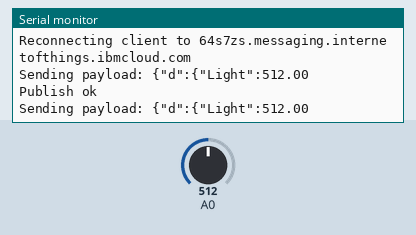
Simulated run of this sketch. Board: ESP8266 (NodeMCU). On the bench: the last lines printed to the serial monitor. The inputs (shaded band) are chosen by the test bench; at power-on: A0 = 512. WiFi joins after 1.5 s; servers stay silent unless stated; no MQTT or app messages arrive unless stated.

Above: at 2.7 s.
2.8 s: A0 set to 716
At 2.96 s:
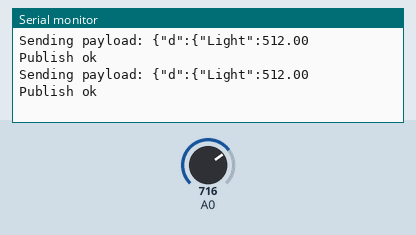
4.3 s: A0 set to 900
At 4.8 s:
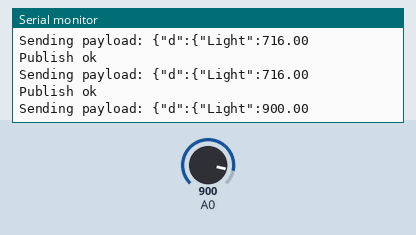
Timing chart, 0 to 7.3 s (numbered marks = the images above; inputs shaded):
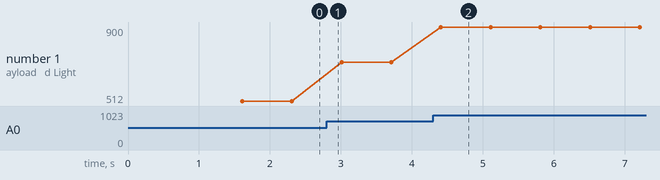

Measured:
- after the input at 4.3 s, the serial monitor: prints a new line after 0.11 s (image 2)
- plotted number 1: 512 → 716 after the input at 2.8 s, 716 → 900 after the input at 4.3 s

The sketch:

SmartLightMonitor.ino
```cpp
#include <ESP8266WiFi.h>
#include <PubSubClient.h>

//-------- Customise these values -----------
const char* ssid = "YOU";
const char* password = "sbvizag2019";
//String command;
#define ORG "64s7zs"
#define DEVICE_TYPE "ASH"
#define DEVICE_ID "ash8080"
#define TOKEN "VIP12345"
//-------- Customise the above values --------

char server[] = ORG ".messaging.internetofthings.ibmcloud.com";
char topic[] = "iot-2/evt/Data/fmt/json";
char authMethod[] = "use-token-auth";
char token[] = TOKEN;
char clientId[] = "d:" ORG ":" DEVICE_TYPE ":" DEVICE_ID;

WiFiClient wifiClient;
PubSubClient client(server, 1883,wifiClient);

void setup() {
 Serial.begin(9600);
 Serial.println();
 Serial.print("Connecting to ");
 Serial.print(ssid);
 WiFi.begin(ssid, password);
 while (WiFi.status() != WL_CONNECTED) {
 delay(500);
 Serial.print(".");
 }
 Serial.println("");

 Serial.print("WiFi connected, IP address: ");
 Serial.println(WiFi.localIP());
}

void loop() {
float l = analogRead(A0);

PublishData(l);
 if (!client.loop()) {
    mqttConnect();
  }
delay(100);
}
void mqttConnect() {
  if (!client.connected()) {
    Serial.print("Reconnecting MQTT client to "); Serial.println(server);
    while (!client.connect(clientId, authMethod, token)) {
      Serial.print(".");
      delay(500);
    }
    initManagedDevice();
    Serial.println();
  }
}
void initManagedDevice() {
  if (client.subscribe(topic)) {
    Serial.println("subscribe to cmd OK");
  } else {
    Serial.println("subscribe to cmd FAILED");
  }
}

void PublishData(float light){
 if (!client.connected()) {
 Serial.print("Reconnecting client to ");
 Serial.println(server);
 while (!client.connect(clientId, authMethod, token)) {
 Serial.print(".");
 delay(500);
 }
 Serial.println();
 }
  String payload = "{\"d\":{\"Light\":";
  payload += light;
 Serial.print("Sending payload: ");
 Serial.println(payload);
 delay(500);

 if (client.publish(topic, (char*) payload.c_str())) {
 Serial.println("Publish ok");
 delay(100);
 } else {
 Serial.println("Publish failed");
 delay(2000);
 }
}
```
